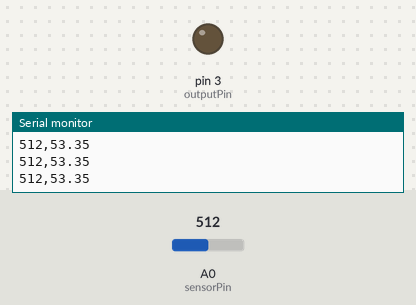
Bench run of a sketch on a simulated Arduino Uno, built with avr-gcc and run on an emulated ATmega328P. Parts: output pins drawn as LEDs (lit = HIGH), the last lines printed to the serial monitor. Inputs (shaded band) come from the test bench; at power-on: A0 (sensorPin) = 512.

Above: at 1.2 s.
1.3 s: A0 (sensorPin) set to 443
At 2.5 s:
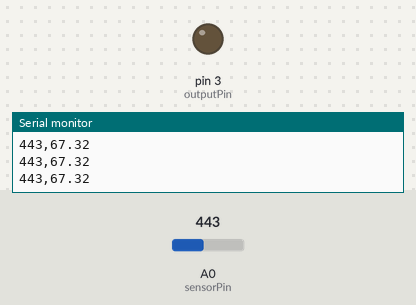
2.8 s: A0 (sensorPin) set to 413
At 3.6 s:
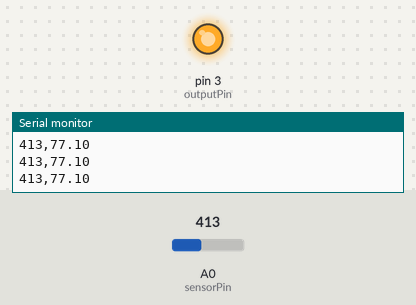
4.3 s: A0 (sensorPin) set to 439
At 4.8 s:
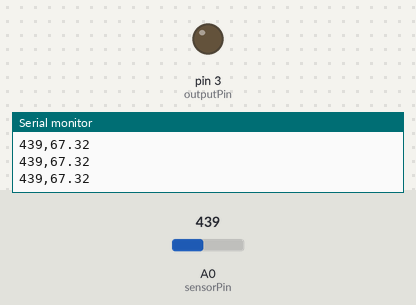
5.8 s: A0 (sensorPin) set to 419
At 7.0 s:
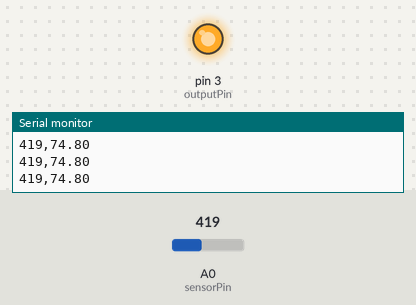
Timing chart, 0 to 8.3 s (numbered marks = the images above; inputs shaded):
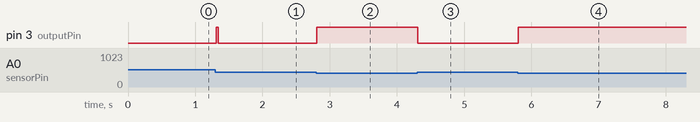

The sketch:

SimplePID.ino
```cpp
// Libraries
#include <PIDController.h>

// Objects
PIDController pid; // Create an instance of the PID controller class, called "pid"

// Pins
int outputPin = 3;  // The pin the digital output PMW is connected to
int sensorPin = A0; // The pin the analog sensor is connected to
uint8_t count = 0;

void setup()
{
	Serial.begin(9600); // Some methods require the Serial.begin() method to be called first

	pinMode(outputPin, OUTPUT);
	pinMode(sensorPin, INPUT);

	pid.begin();		   // initialize the PID instance
	pid.setpoint(429);	 // The "goal" the PID controller tries to "reach"
	pid.tune(0.2, 1, 900); // Tune the PID, arguments: kP, kI, kD
	pid.limit(0, 255);	 // Limit the PID output between 0 and 255, this is important to get rid of integral windup!
}

void loop()
{
	int sensorValue = analogRead(sensorPin); // Read the value from the sensor

	int output = pid.compute(sensorValue); // Let the PID compute the value, returns the optimal output
	// analogWrite(outputPin, output);          // Write the output to the output pin
	digitalWrite(outputPin, output);
	if (count >= 1)
	{
		double Temp = 0;
		double Voltage = 0;
		//温度=B值*绝对温度K值+25℃（常温）/（绝对温度K值+25℃（常温）*ln（Rt（当前温度下阻值））-ln（100K)(25℃下电阻值)）+B值-绝对温度273.15℃
		Temp = (4250 * 298.15) / (298.15 * (log(map(4.751 * sensorValue, 1764, 4418, 5829, 102300) / 1023) - 4.60517) + 4250) - 273.15;
		Voltage = 4.751 * sensorValue / 1023;
		// Serial.print("OUTPUT IS :");
		// Serial.println(output);
		// Serial.print("sensorValue :");
		Serial.print(sensorValue);
		// Serial.print("Voltage is :");
		// Serial.println(Voltage);
		// Serial.print("Temp is:");
		Serial.print(',');

		Serial.println(Temp);
		// Serial.println("**************************");
		count = 0;
	}
	count++;
	delay(30); // Delay for 30 ms
}
```

Measured:
- the behaviour switches between 429 and 428 on A0 (sensorPin) (found by bisection; images 1 and 2)
- after the input at 1.3 s, pin 3 (outputPin): LOW → HIGH at once, → LOW 0.03 s later
- after the input at 2.8 s, pin 3 (outputPin): LOW → HIGH at once
- after the input at 4.3 s, pin 3 (outputPin): HIGH → LOW at once
- after the input at 5.8 s, pin 3 (outputPin): LOW → HIGH at once
